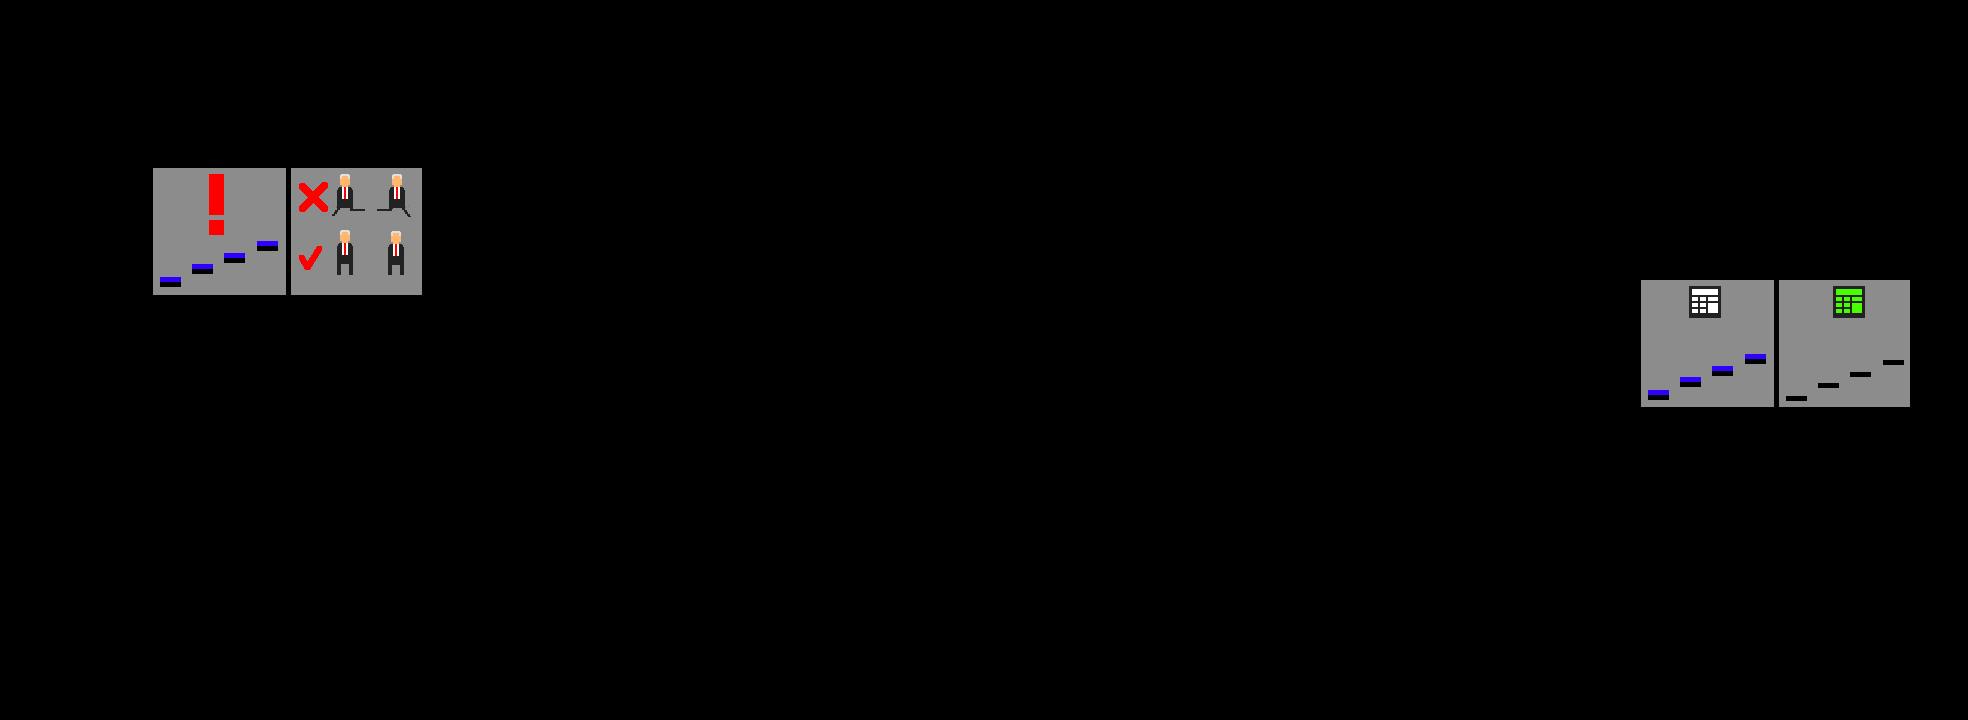

The image is a tile-based game level rendered from a .tmx file. Its description and source (layers, tilesets, objects; grid data summarised) follow:
An orthogonal 123x45 tile map with 16x16 px tiles, 2 tile layers (Tile Layer 1, Tile Layer 2), 4 tilesets and 12 objects (4x trigger, 3x motionSensor, 2x spawn, finish, motionButton, ...).

<map version="1.0" orientation="orthogonal" width="123" height="45" tilewidth="16" tileheight="16">
 <tileset firstgid="1" name="Black" tilewidth="16" tileheight="16">
  <image source="LargeBlackSquare.png" width="32" height="32" />
 </tileset>
 <tileset firstgid="5" name="Special" tilewidth="16" tileheight="16">
  <image source="collision.png" width="128" height="51" />
 </tileset>
 <tileset firstgid="29" name="Notif" tilewidth="16" tileheight="16">
  <image source="MotionNotif.png" width="288" height="144" />
 </tileset>
 <tileset firstgid="191" name="MotionNotifOff" tilewidth="16" tileheight="16">
  <image source="MotionNotifOff.png" width="288" height="144" />
 </tileset>
 <layer name="Tile Layer 1" width="123" height="45">
  <data>[5535 cells, 1746 non-empty, 4 distinct tile ids]</data>
 </layer>
 <objectgroup name="objects" width="123" height="45">
  <object type="motionSensor" x="480" y="464" width="192" height="16" />
  <object type="motionSensor" x="736" y="384" width="192" height="16" />
  <object type="motionSensor" x="992" y="304" width="192" height="16" />
  <object type="finish" x="1824" y="144" width="112" height="80" />
  <object name="bigger" type="spawn" x="1305" y="445" width="96" height="96">
   <properties>
    <property name="var" value="BiggerEnemy" />
   </properties>
  </object>
  <object name="bigger" type="spawn" x="1413" y="444" width="96" height="96">
   <properties>
    <property name="var" value="BiggerEnemy" />
   </properties>
  </object>
  <object type="motionButton" x="1760" y="464" width="32" height="32" />
  <object name="plot text" type="trigger" x="32" y="17" width="442" height="529">
   <properties>
    <property name="var" value="motionLevelStart" />
   </properties>
  </object>
  <object name="plot text" type="trigger" x="1184" y="337" width="751" height="205">
   <properties>
    <property name="var" value="turnOffSensor" />
   </properties>
  </object>
  <object name="plot text" type="trigger" x="1587" y="12" width="349" height="210">
   <properties>
    <property name="var" value="beatMotionLevel" />
   </properties>
  </object>
  <object name="plot text" type="trigger" x="1246" y="15" width="337" height="204">
   <properties>
    <property name="var" value="accomplishment" />
   </properties>
  </object>
  <object name="player" type="player" x="240" y="496" width="48" height="48" />
 </objectgroup>
 <layer name="Tile Layer 2" width="123" height="45">
  <data>[5535 cells, 324 non-empty, 324 distinct tile ids]</data>
 </layer>
</map>
